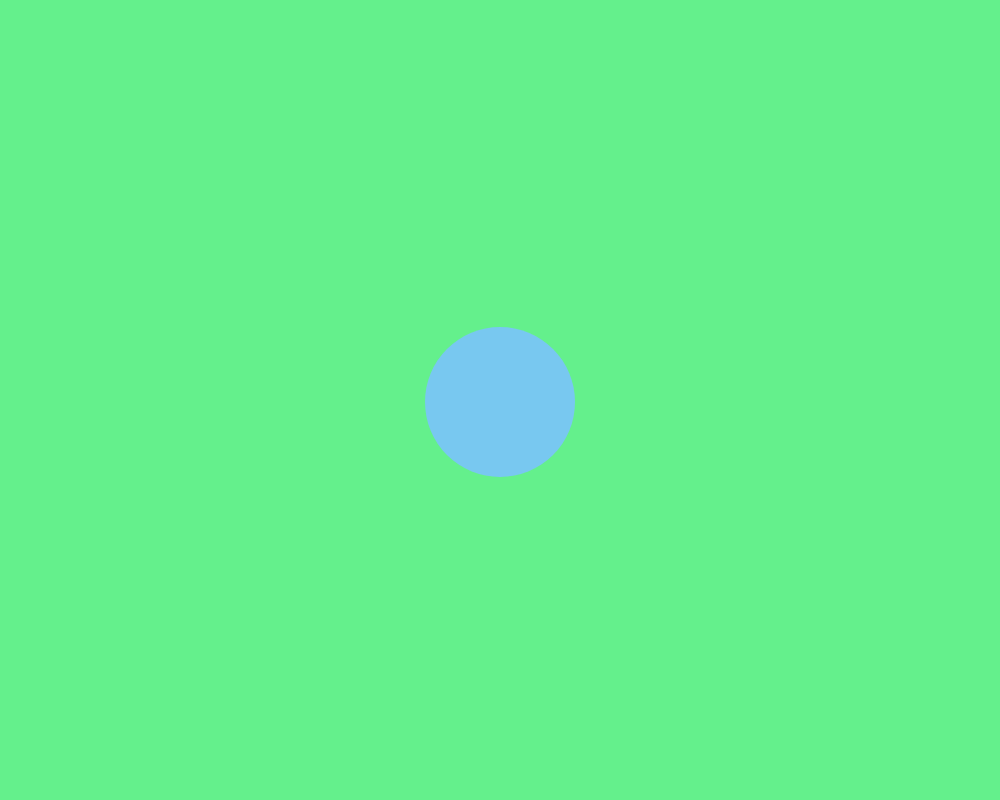
Frame 1 (no input)
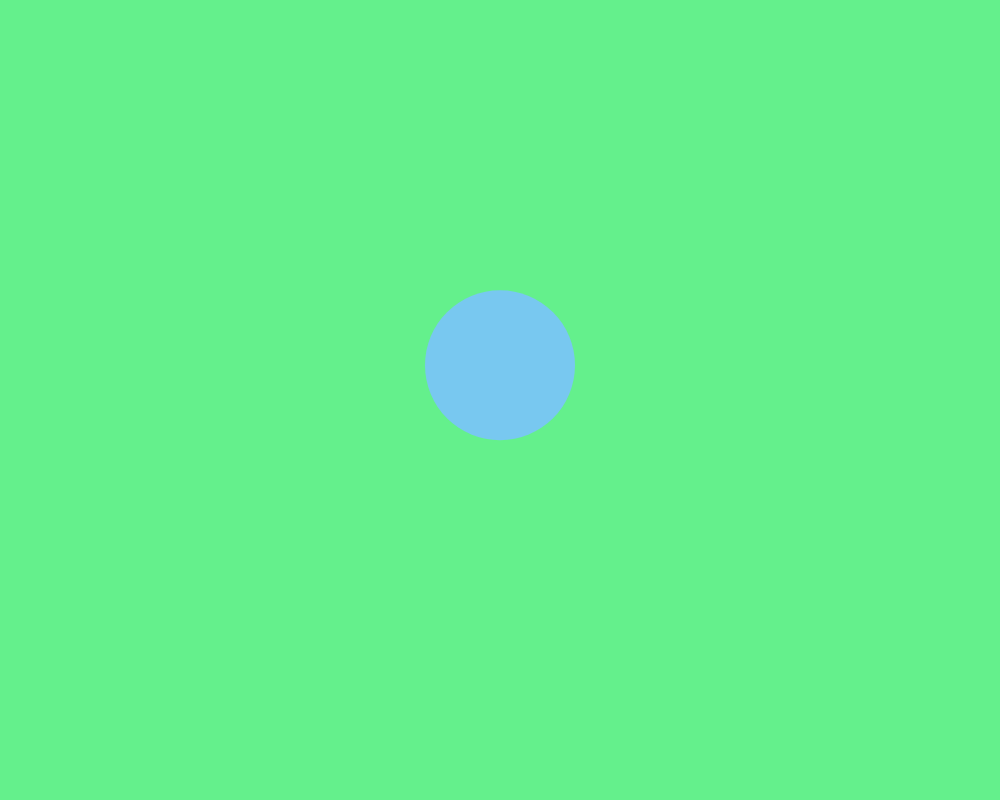
Frame 60 (no input)
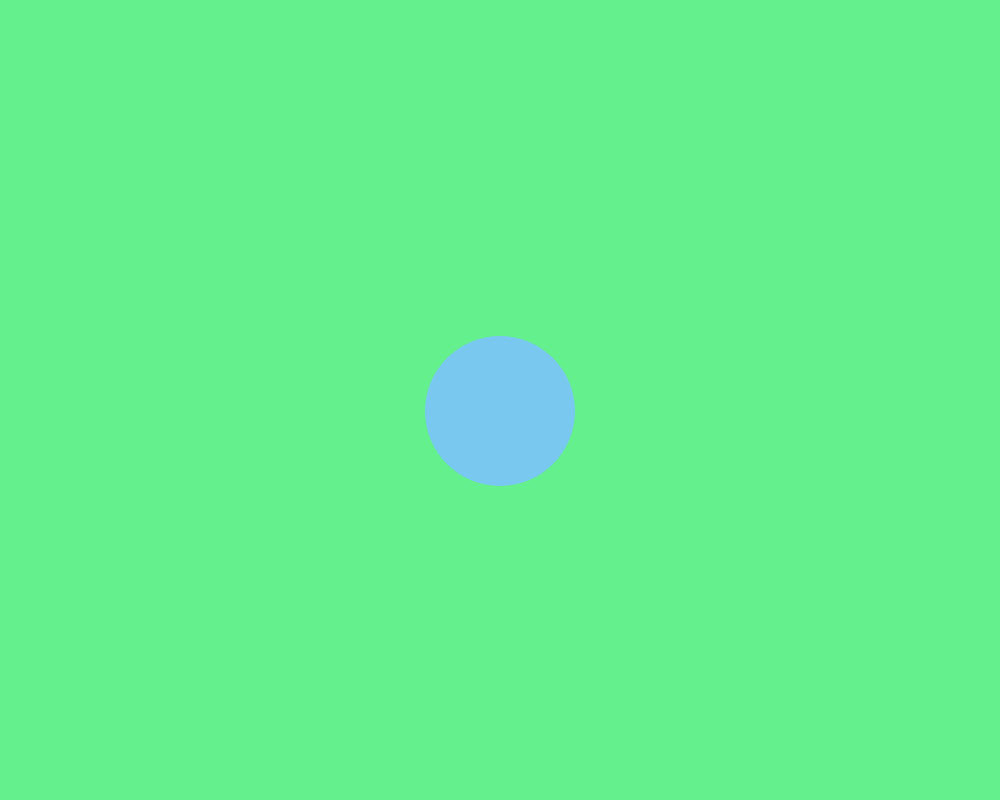
Frame 120 (the mouse pressed at the canvas centre since frame 60)

The p5.js sketch that drew these frames (run headless with seeded random() and noise() and a simulated clock; from frame 60 on, the mouse is pressed at the canvas centre):

// p5.js sketch
// ── sketch.js
var cwidth = 1000;
var cheight = 800;
var myCircles = [];
var myCircle = new circle(cwidth/2, cheight/2, 150, 120, 200, 240);
myCircles.push(myCircle);

function setup() {
  createCanvas(cwidth, cheight);
  background(100,240,140);
}


function draw() {
  clear();
  background(100,240,140);
  for(var i=0; i<myCircles.length; i++) {
    myCircles[i].sketch()
  }
}

function circle(x, y, diam, r, g, b) {
  this.x = x;
  this.y = y;
  this.diam = diam;
  this.shade = [r,g,b];
  
  this.update = function() {
    
    yTransform = randomGaussian(10,3)-10;
    
    
    this.y = this.y + yTransform;
  }
  
  this.sketch = function() {
    this.update()
    noStroke();
    fill(this.shade);
    ellipse(this.x,this.y,this.diam,this.diam)
  }
}


function mouseClicked() {
  myCircles.push(new circle(mouseX, mouseY, random(50,200), random(120,140), random(200,220), random(235,255)));
}
